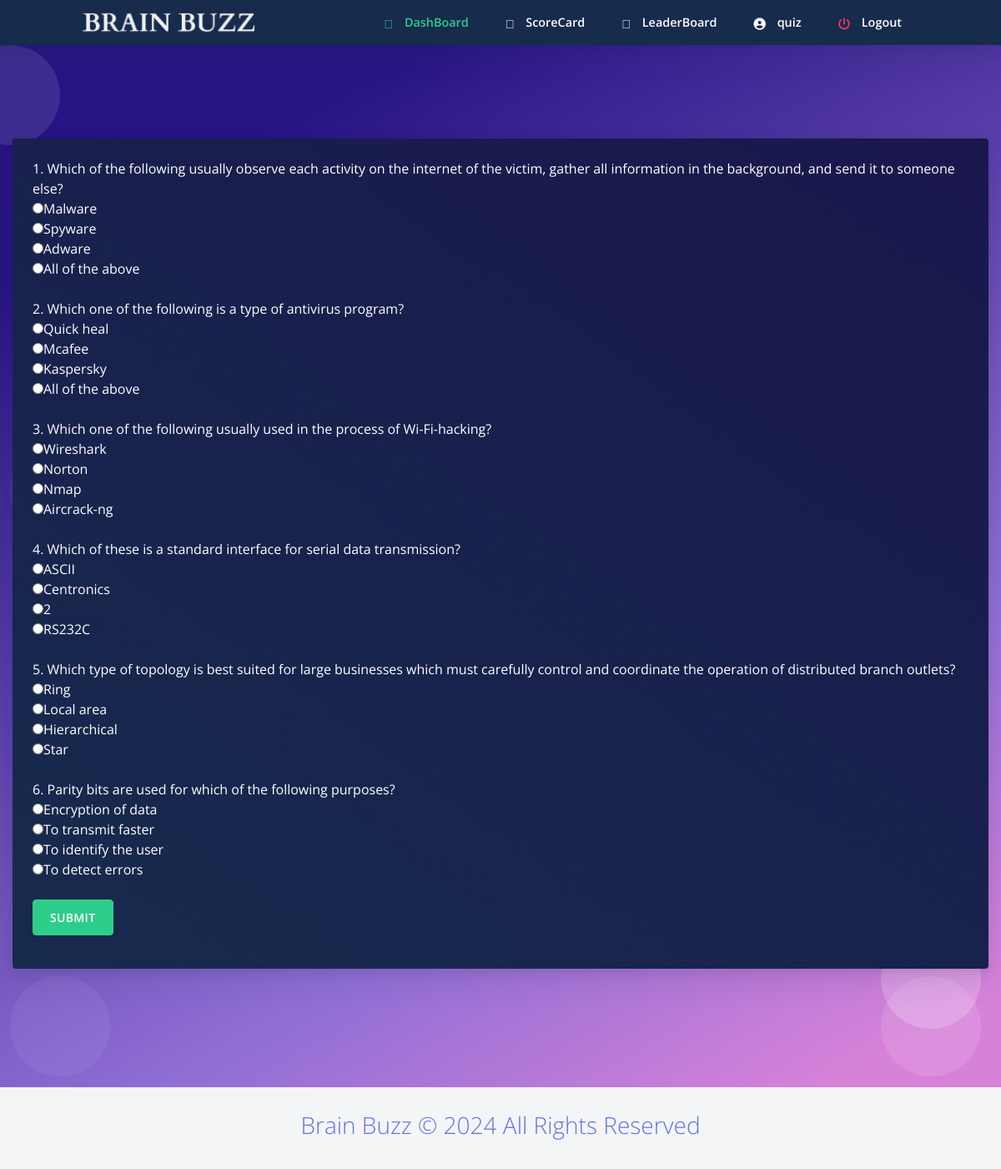
The app's page /takeq.php?qid=29 with its own data.
### tables this page shows
CREATE TABLE questions (
  question_id SERIAL PRIMARY KEY,
  qs VARCHAR(200) NOT NULL UNIQUE,
  op1 VARCHAR(255) NOT NULL,
  op2 VARCHAR(255) NOT NULL,
  op3 VARCHAR(255) NOT NULL,
  answer VARCHAR(255) NOT NULL,
  quizid INTEGER NOT NULL
);

### sql.php (called while the page is built, shortened)
<?php
if (isset($_ENV['DATABASE_URL'])) {
    $database_url = $_ENV['DATABASE_URL'];
    $url_parts = parse_url($database_url);
    $host = $url_parts['host'];
    $port = $url_parts['port'] ?? 5432;
    $dbname = ltrim($url_parts['path'], '/');
    $user = $url_parts['user'];
    $password = $url_parts['pass'];
    try {
        $pdo = new PDO("pgsql:host=$host;port=$port;dbname=$dbname", $user, $password);
        $pdo->setAttribute(PDO::ATTR_ERRMODE, PDO::ERRMODE_EXCEPTION);
        $pdo->setAttribute(PDO::ATTR_DEFAULT_FETCH_MODE, PDO::FETCH_ASSOC);
        $conn = $pdo;
    } catch(PDOException $e) {
        die("PostgreSQL Connection failed: " . $e->getMessage());
    }
} else {
    $dbname = 'quiz';
}
?>

### takeq.php (the view, shortened to what this page needs)
<html>
<?php require ("header.php");?>
<?php
require_once 'sql.php';
                $conn = mysqli_connect($host, $user, $ps, $project);if (!$conn) {
    echo "<script>alert(\"Database error retry after some time !\")</script>";
}
?>
  <body class="bg-white" id="top">
    <nav
      id="navbar-main"
      class="
        navbar navbar-main navbar-expand-lg
        bg-default
        navbar-light
        position-sticky
        top-0
        shadow
        py-0
      "
    >
      <div class="container">
        <ul class="navbar-nav navbar-nav-hover align-items-lg-center">
          <li class="nav-item dropdown">
            <a href="index.php" class="navbar-brand mr-lg-5 text-white">
                               <img src="assets/img/navbar.png" />
            </a>
          </li>
        </ul>
        <div class="navbar-collapse collapse bg-default" id="navbar_global">
          <ul class="navbar-nav align-items-lg-center ml-auto">
				 <li class="nav-item">
              <a href="homestud.php" class="nav-link">
                <span class="text-success nav-link-inner--text font-weight-bold"
                  ><i class="text-success fad fa-home"></i> DashBoard</span
                >
              </a>
            </li>
			 <li class="nav-item">
              <a href="studscorecard.php" class="nav-link">
                <span class="text-white nav-link-inner--text font-weight-bold"
                  ><i class="text-white fad fa-poll"></i> ScoreCard</span
                >
              </a>
            </li>
			 <li class="nav-item">
              <a href="studleaderboard.php" class="nav-link">
                <span class="text-white nav-link-inner--text font-weight-bold"
                  ><i class="text-white fad fa-award"></i> LeaderBoard</span
                >
              </a>
            </li>
			 <li class="nav-item">
              <a href="studprofile.php" class="nav-link">
                <span class="text-white nav-link-inner--text font-weight-bold"
                  ><i class="text-white fas fa-user-circle"></i> <?php echo $dbname ?></span
                >
              </a>
            </li>
		   <li class="nav-item">
              <a href="logout.php" class="nav-link">
                <span class="text-white nav-link-inner--text font-weight-bold"
                  ><i class="text-danger fas fa-power-off"></i> Logout</span
                >
              </a>
            </li>
          </ul>
        </div>
      </div>
    </nav>
  <section class="section section-shaped section-lg">
    <div class="shape shape-style-1 shape-primary">
      <span></span>
      <span></span>
      <span></span>
      <span></span>
      <span></span>
      <span></span>
      <span></span>
      <span></span>
      <span></span>
      <span></span>
    </div>
<div class="container-fluid">
<div class="row">
            <div class="col-sm-12 mb-3">
              <div class="card card-body bg-gradient-default text-white mt-3">
<?php
        if(isset($_GET["qid"])){
        $qid=$_GET["qid"];
            $sql ="select * from questions where quizid='{$qid}'";
            $res=mysqli_query($conn,$sql);
            if($res)
            {
                if(mysqli_num_rows($res)==0)
                {
                    echo "No questions found under this quiz please come later";
                }else{
                $i=1;
                $j=0;
                echo "<form method=\"POST\" class=\" form-group\">";
                while ($row = mysqli_fetch_assoc($res)) {
                    echo $i.". ".$row["qs"]."<br>";
                    echo "<input class=\" \" type=\"radio\" value=\"".$j."\" name=\"ans".$i.$j."\">".$row["op1"]."<br>";
                    echo "<input type=\"radio\" value=\"".($j+1)."\" name=\"ans".$i.$j."\">".$row["op2"]."<br>";
                    echo "<input type=\"radio\" value=\"".($j+2)."\"name=\"ans".$i.$j."\">".$row["op3"]."<br>";
                    echo "<input type=\"radio\"value=\"".($j+3)."\" name=\"ans".$i.$j."\">".$row["answer"]."<br><br>";
                    $i++;
                }
                echo "<input id=\"btn\" type=\"submit\" name=\"submit\" value=\"submit\"  class=\" btn btn-success \">";
                echo "</form>";
            }
            }
            else
            {
                echo "error".mysqli_error($conn).".";
            }
     } ?>
                  </div>
                </div>
              </div>
 </div>
 </section>
    <?php require("footer.php");?>
</body>
</html>

### header.php (shortened to what this page needs)
<head>
	<link rel="stylesheet" href="https://stackpath.bootstrapcdn.com/bootstrap/4.3.1/css/bootstrap.min.css"
>
	<link rel="stylesheet" href="https://pro.fontawesome.com/releases/v5.10.0/css/all.css"
/>
  <link href="https://use.fontawesome.com/releases/v5.0.6/css/all.css" rel="stylesheet">
  <link rel="stylesheet" href="assets/css/creativetim.min.css" type="text/css">
</head>

### footer.php (shortened to what this page needs)
<footer class="footer " id="bottom">
           <h3 class="text-primary text-center font-weight-light mb-2">Brain Buzz &copy; 2024 All Rights Reserved</h3>
                             </footer>

### records on screen
questions: qs "Which of the following usually observe each activity on the internet of the victim, gather all information in the background, and send it to someone else?", op1 "Malware", op2 "Spyware", op3 "Adware", answer "All of the above"
questions: qs "Which one of the following is a type of antivirus program?", op1 "Quick heal", op2 "Mcafee", op3 "Kaspersky", answer "All of the above"
questions: qs "Which one of the following usually used in the process of Wi-Fi-hacking?", op1 "Wireshark", op2 "Norton", op3 "Nmap", answer "Aircrack-ng"
questions: qs "Which of these is a standard interface for serial data transmission?", op1 "ASCII", op2 "Centronics", op3 "2", answer "RS232C"
questions: qs "Which type of topology is best suited for large businesses which must carefully control and coordinate the operation of distributed branch outlets?", op1 "Ring", op2 "Local area", op3 "Hierarchical", answer "Star"
questions: qs "Parity bits are used for which of the following purposes?", op1 "Encryption of data", op2 "To transmit faster", op3 "To identify the user", answer "To detect errors"

### other values on screen
$dbname "quiz"
